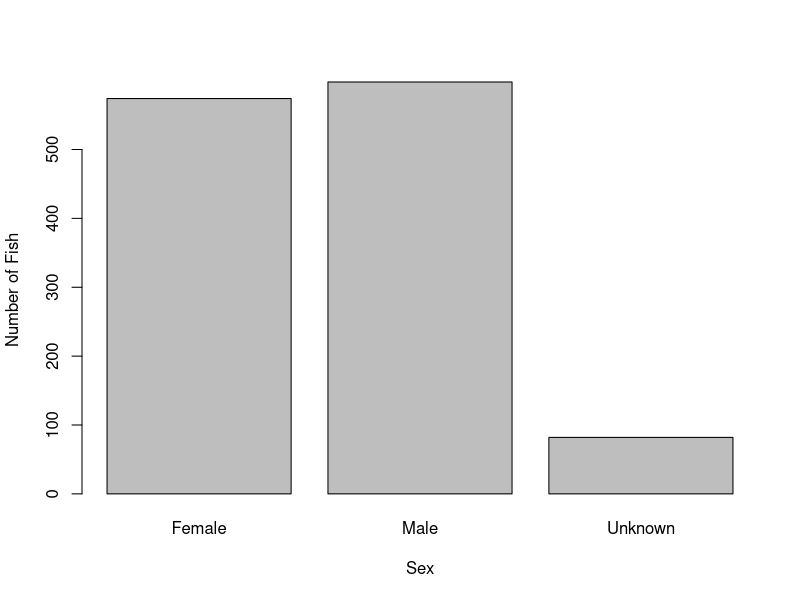
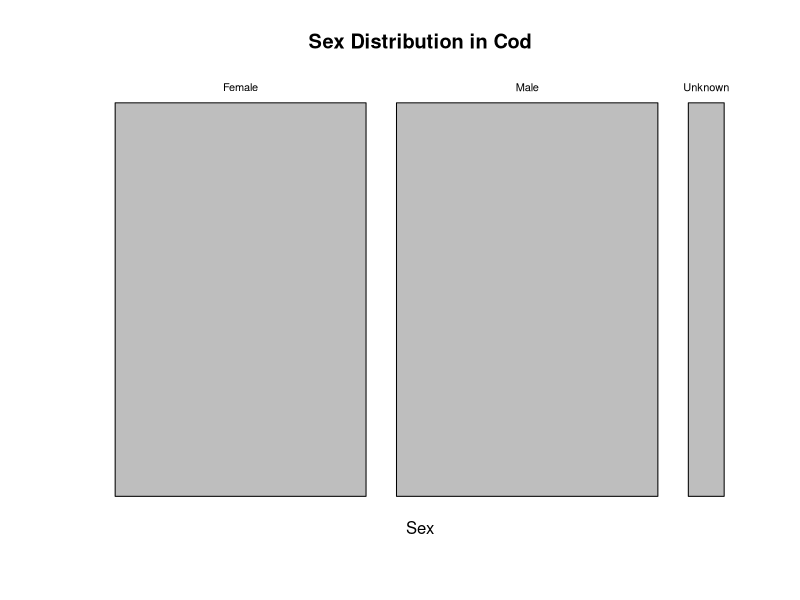
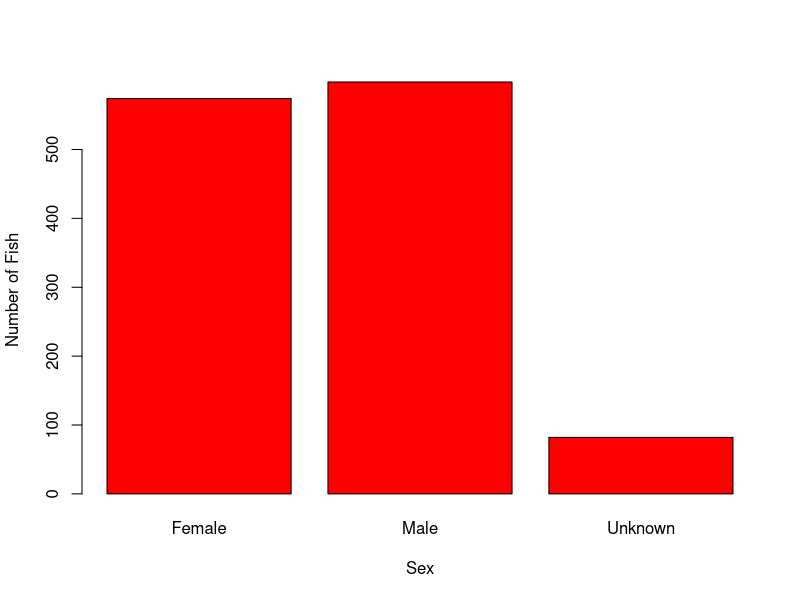
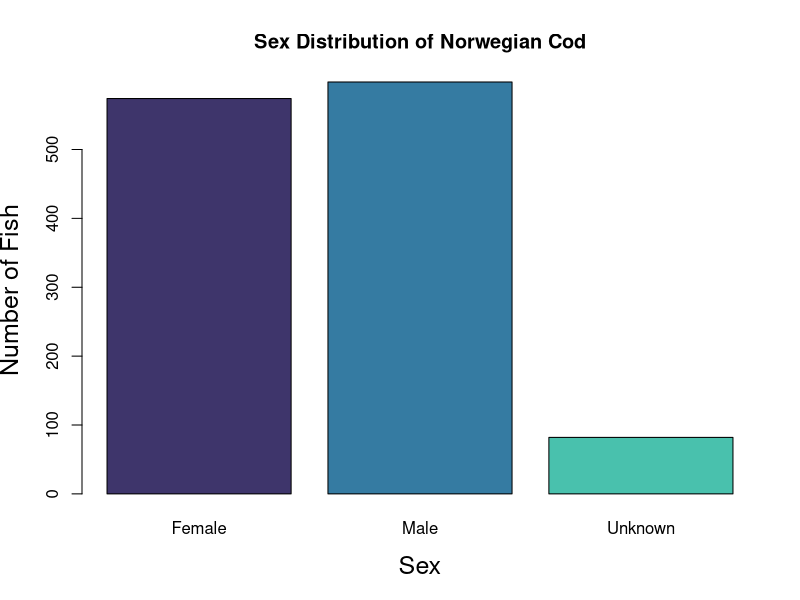
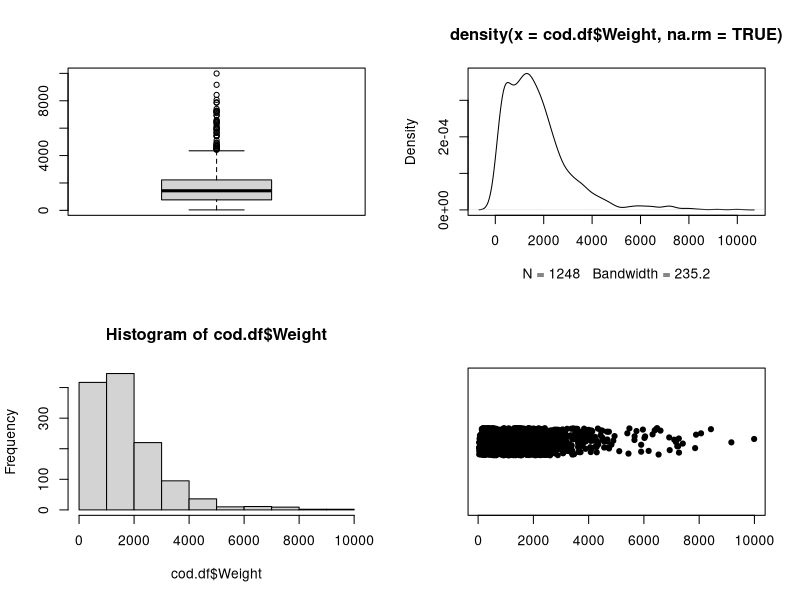
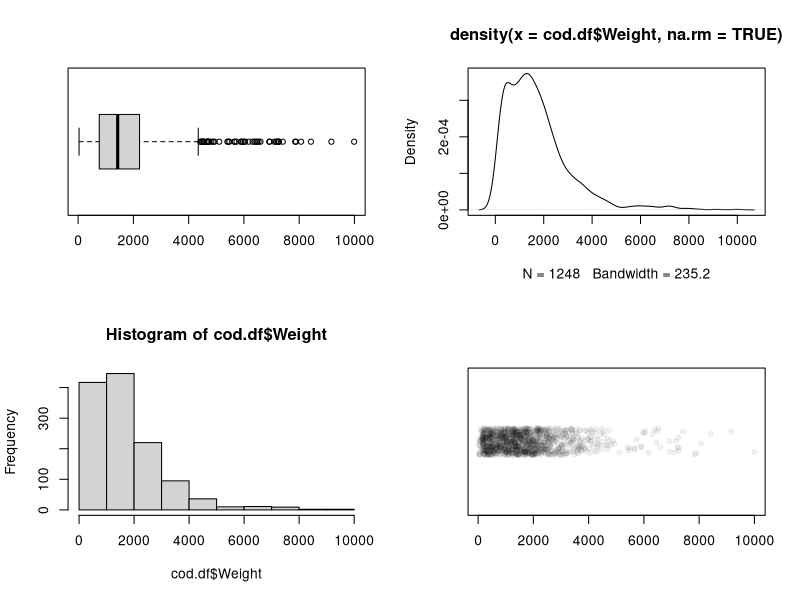
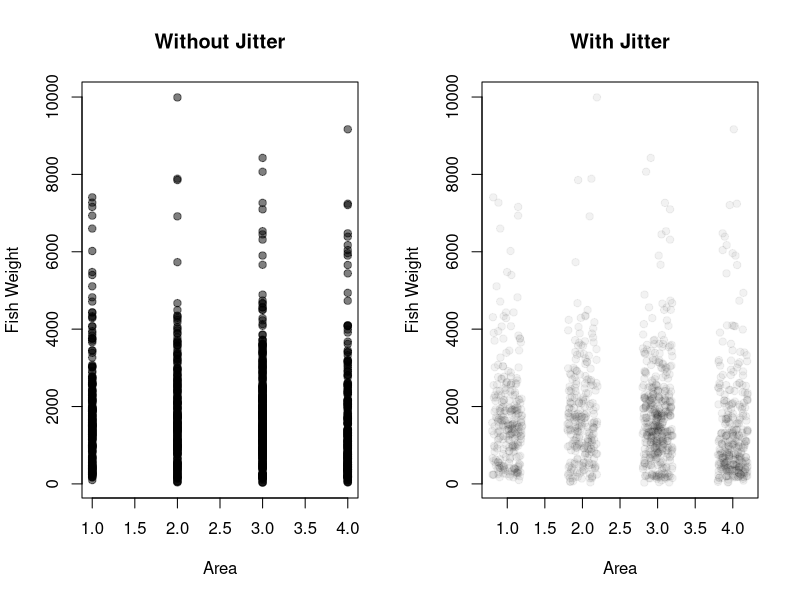
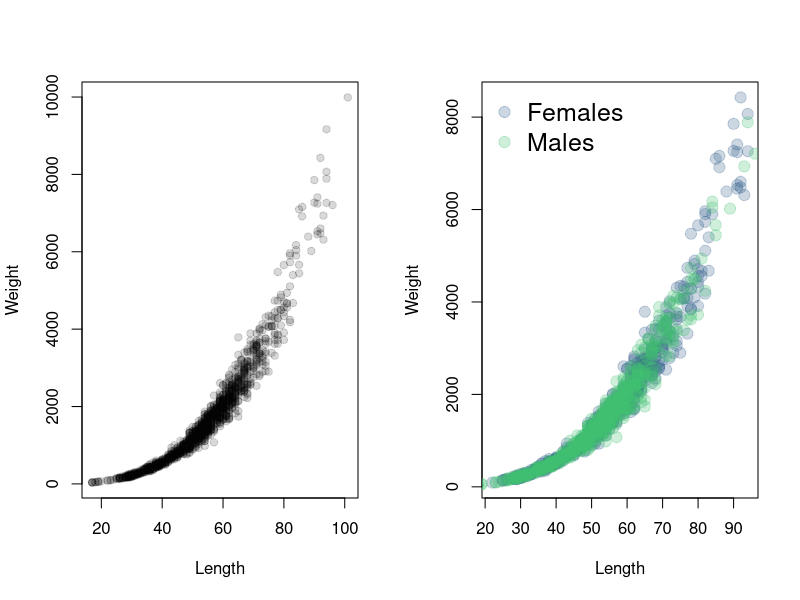

Write the R code that produced these figures, in order.
## ---- chunk 1
setwd("/Users/reesadevers/Desktop/BIOSTAT/")
cod.df <- read.csv(file= "Cod.csv")
vec <- c("Reesa's", "BIO 380", "Lab")

my.vec <- seq(from = 10, to = 300, length = 5)

another.vec <- rep(c("Success", "Failure"), times = c(30, 70))
vec[2]
my.vec[3]
another.vec[100]
another.vec[50:60]
vec[-2]
vec[-c(2:3)]

a.matrix <- matrix(data = LETTERS[1:20], ncol = 4, nrow = 5, byrow = T)
a.matrix[2, 3]
a.matrix[2, ]
a.matrix[, 3]
a.matrix[-3, c(3:4)]
## ---- chunk 2
str(cod.df)
cod.df$Prevalence
## ---- chunk 3
cod.df[cod.df$Sex == 2, "Sex"] <- "Male"
cod.df[cod.df$Sex == 1, "Sex"] <- "Female"
cod.df[cod.df$Sex == 0, "Sex"] <- "Unknown"
head(cod.df$Sex)
## ---- chunk 4
Male1.df <- subset(cod.df, subset = (Sex == "Male"))
Male2.df <- cod.df[cod.df$Sex == "Male", ]
identical(Male1.df, Male2.df)
## ---- chunk 5
clean.cod.df <-subset(cod.df, subset = (Sex != "Unknown"))
str(clean.cod.df)

dim(clean.cod.df)

unique(clean.cod.df$Sex)

table(clean.cod.df$Sex)

table(clean.cod.df$Sex, clean.cod.df$Stage)

aggregate(Length ~ Sex, data = clean.cod.df, sd)
## ---- chunk 6
table(cod.df$Sex)
total <- 1254
Female <- 574
Male <- 598
Unknown <- 82

Female/total
Male/total
Unknown/total

table(cod.df$Area)

aggregate(Weight ~ Sex, data = cod.df, mean)

parasite_table <- table(cod.df$Age,cod.df$Prevalence, cod.df$Sex)

parasite_prevalence <- prop.table(parasite_table, margin = c(1,2))



## ---- chunk 7

parasites_table <- table(cod.df$Area,cod.df$Prevalence)

parasite_prevalences <- prop.table(parasites_table, margin = c(1,2))


## ---- chunk 8
barplot(table(cod.df$Sex), xlab = "Sex", ylab = "Number of Fish")
mosaicplot(Sex ~ 1, data = cod.df, main = "Sex Distribution in Cod")
barplot(table(cod.df$Sex), xlab = "Sex", ylab = "Number of Fish", col = "red")
install.packages("viridisLite")

library(viridisLite)
## ---- chunk 9
(our.colors <- mako(length(unique(cod.df$Sex)), begin = 0.25, end = 0.75))
barplot(table(cod.df$Sex), xlab = "Sex", ylab = "Number of Fish", col = our.colors,
main = "Sex Distribution of Norwegian Cod", cex.lab = 1.5)

par(mfrow = c(2, 2))
boxplot(cod.df$Weight)
plot(density(cod.df$Weight, na.rm = TRUE))
hist(cod.df$Weight)
stripchart(cod.df$Weight, method = "jitter", pch = 19)

par(mfrow = c(2, 2))
boxplot(cod.df$Weight, horizontal = TRUE)
plot(density(cod.df$Weight, na.rm = TRUE))
hist(cod.df$Weight)
stripchart(cod.df$Weight, method = "jitter", pch = 19, col = rgb(0, 0, 0, alpha = 0.05))

summary(cod.df$Weight)


## ---- chunk 10
par(mfrow = c(1, 2))
plot(cod.df$Area, cod.df$Weight, xlab = "Area", ylab = "Fish Weight", pch = 19, col = rgb(0,
0, 0, alpha = 0.5), main = "Without Jitter")
plot(jitter(cod.df$Area), cod.df$Weight, xlab = "Area", ylab = "Fish Weight", pch = 19,
col = rgb(0, 0, 0, alpha = 0.05), main = "With Jitter")

head(cod.df$Area)
head(jitter(cod.df$Area))
plot(cod.df$Length, cod.df$Weight, pch = 19, xlab = "Length", ylab = "Weight", col = rgb(0,
0, 0, alpha = 0.15))
my.colors <- viridis(2, begin = 0.3, end = 0.7, alpha = 0.25)
male.df <- subset(cod.df, subset = (Sex == "Male"))
female.df <- subset(cod.df, subset = (Sex == "Female"))
plot(female.df$Length, female.df$Weight, pch = 19, cex = 1.5, xlab = 'Length', ylab = 'Weight', col = my.colors[1])
points(male.df$Length, male.df$Weight, pch = 19, cex = 1.5, col = my.colors[2])
legend('topleft', #position of legend
legend = c("Females","Males"), col = my.colors, pch = 19, cex = 1.5, bty = 'n') 

pdf(file = 'MyFishPlot.pdf')

plot(female.df$Length, female.df$Weight,
pch = 19, cex = 1.5, xlab = 'Length', ylab = 'Weight', col = my.colors[1])
points(male.df$Length, male.df$Weight, pch = 19, cex = 1.5, col = my.colors[2])
legend('topleft',
legend = c("Females","Males"),  col = my.colors,pch = 19, cex = 1.5,  bty = 'n') 
dev.off()
## ---- chunk 11
barplot(table(cod.df$Sex, cod.df$Prevalence), xlab = "Prevalence", ylab = "Sex", col = our.colors, main = "Prevalence of disease in different Sex's of Cod", cex.lab = 1.5)

malef.df <- subset(cod.df, subset = (Sex == "Male"))
femalef.df <- subset(cod.df, subset = (Sex == "Female"))

plot(femalef.df$Prevalence, femalef.df$Area,
pch = 19, cex = 1.5,
xlab = 'Prevalence', ylab = 'Area',
col = "red")

points(malef.df$Prevalence, malef.df$Area,
pch = 19, cex = 1.5,
col = "blue")

plot(cod.df$Prevalence ~ cod.df$Area, pch = 19, xlab = "Area", ylab = "Prevalence", col = our.colors, main = "Prevalence of disease in different Sex's of Cod")

## ---- chunk 12
plot(jitter(cod.df$Area), cod.df$Prevalence, xlab = "Area", ylab = "Prevalence", pch = 19, col = rgb(0, 0, 0, alpha = 0.05), main = "With Jitter")
## ---- chunk 13
alphabet <- letters[1:26]
sample(alphabet, size = 10, replace = T)
sample(alphabet, size = 10, replace = F) 
rbinom(5, size = 10, prob = 0.6)
dbinom(4:7, size = 10, prob = 0.6)
pbinom(4:7, size = 10, prob = 0.6)
qbinom(c(0.5, 0.9), size = 10, prob = 0.6)
sample.size <- 10
prob.success <- 0.6
possible.outcomes <- 0:sample.size
probabilities <- dbinom(possible.outcomes, size = sample.size, prob = prob.success)
par(mfcol = c(2, 2), mar = c(4, 4, 3, 1))
plot(possible.outcomes, probabilities, xlab = "# Successes", ylab = "Probability", main = "Probability Distribution Function", pch = 19)
cumulative.prob <- pbinom(possible.outcomes, size = sample.size, prob = prob.success)
plot(possible.outcomes, cumulative.prob, xlab = "# Successes", ylab = "Cumulative Probability",main = "Cumulative Distribution Function", pch = 19)
hist(rbinom(100, size = sample.size, prob = prob.success), xlab = "# Successes",
main = "Random Sample")
quantile.probs <- seq(from = 0, to = 1, length = 100)
quantiles <- qbinom(quantile.probs, size = sample.size, prob = prob.success)
plot(quantile.probs, quantiles, xlab = "Cumulative Probability", ylab = "Quantile", main = "Quantile Function", typ = "l")

mu <- 10
sigma <- 2
n <- 30
xbar.mu <- mu
xbar.sd <- sigma/sqrt(n)

pot.outcomes <- seq(from = 5, to = 15, length = 10000)
sam.prob <- dnorm(pot.outcomes, mean = xbar.mu, sd = xbar.sd)
sam.cumul.prob <- pnorm(pot.outcomes, mean = xbar.mu, sd = xbar.sd)
par(mfcol = c(1, 2), cex.lab = 0.8, cex.axis = 0.8)
plot(pot.outcomes, sam.prob, typ = "l", xlab = "Sample Outcome", ylab = "Probability",
main = "Sampling Distribution")
plot(pot.outcomes, sam.cumul.prob, typ = "l", xlab = "Sample Mean", ylab = "Cumulative Probability",
main = "Sampling Distribution")
## ---- chunk 14
sample_size <- 5

sample.df <- sample_size - 1  
x <- seq(-5, 5, by = 0.01)
y <- dt(x, df = sample.df) 

plot(x, y, type = "l", xlab = "t", ylab = "Density", main = "t-distribution (df = 4)")

lower_quantile <- qt(0.025, df = sample.df) 

upper_quantile <- qt(0.975, df = sample.df)
abline(v = lower_quantile, col = 'red', lty = 2)
abline(v = upper_quantile, col = 'red', lty = 2)
## ---- chunk 15
sample_size <- 50

sample.df <- sample_size - 1  
x <- seq(-5, 5, by = 0.01)
y <- dt(x, df = sample.df) 

plot(x, y, type = "l", xlab = "t", ylab = "Density", main = "t-distribution")

lower_quantile <- qt(0.025, df = sample.df) 

upper_quantile <- qt(0.975, df = sample.df)
abline(v = lower_quantile, col = 'red', lty = 2)
abline(v = upper_quantile, col = 'red', lty = 2)
## ---- chunk 16
n <- length(cod.df$Prevalence)
num.infected <- sum(cod.df$Prevalence == 1)
alpha <- 0.01
conf.levels <- c(alpha/2, 1 - alpha/2)
(conf.int <- qbinom(conf.levels, size = n, prob = num.infected/n))/n
## ---- chunk 17
hist(cod.df$Length)
mean.length <- mean(cod.df$Length, na.rm = T)
n.length <- sum(!is.na(cod.df$Length))
sd.length <- sd(cod.df$Length, na.rm = T)
se.length <- sd.length/sqrt(n.length)
n.length
mean.length
sd.length
se.length
## ---- chunk 18
alpha <- 0.01
conf.levels <- c(alpha/2, 1 - alpha/2)
qt(conf.levels, df = n.length - 1)

(fish.conf.int <- mean.length + qt(conf.levels, df = n.length - 1) * se.length)

length.mdl <- lm(Length ~ 1, data = cod.df)
confint(length.mdl, level = 0.99)
## ---- chunk 19

length.mdl <- lm(Length ~ 1, data = cod.df)
confint(length.mdl, level = 0.95)
## ---- chunk 20

